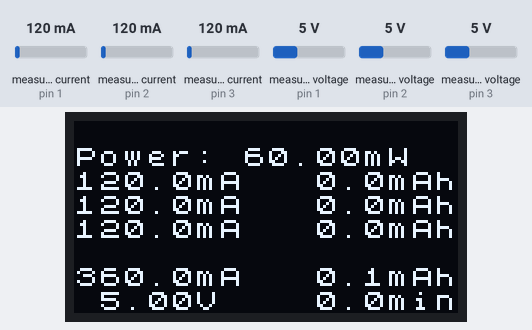
Recording of a sketch running on a simulated Arduino Uno, built with avr-gcc and run on an emulated ATmega328P. Shown: 128×64 one-colour display. Inputs (shaded band) come from the test bench; at power-on: measured current (sensors on pin 1, pin 2, pin 3) 120 mA, measured voltage (sensors on pin 1, pin 2, pin 3) 5 V.

Above: at 1.2 s.
1.3 s: measured current (sensor on pin 1) set to 500 mA
At 2.45 s:
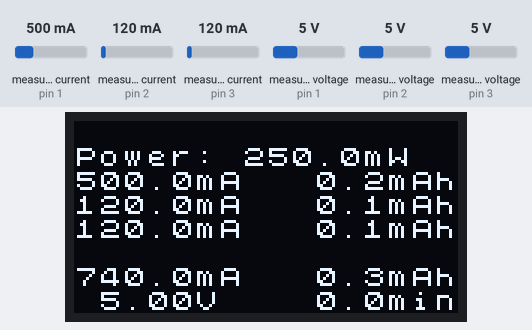
2.9 s: measured current (sensor on pin 2) set to 40 mA
At 3.9 s:
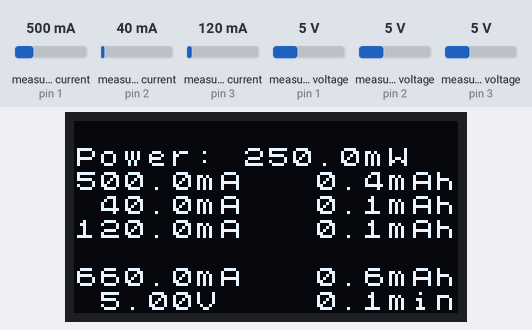
5.0 s: measured current (sensor on pin 3) set to 40 mA
At 6.8 s:
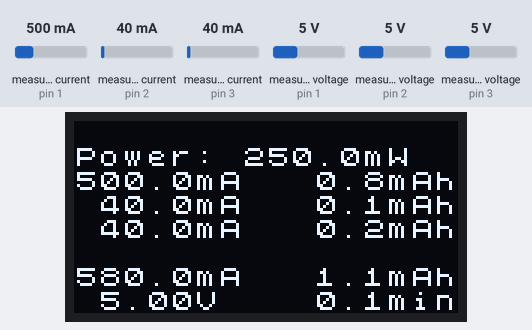
6.9 s: measured current (sensor on pin 1) set to 40 mA
At 8.6 s:
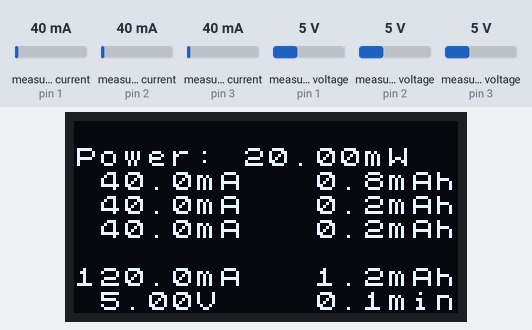
8.7 s: measured current (sensor on pin 2) set to 500 mA
At 10.5 s:
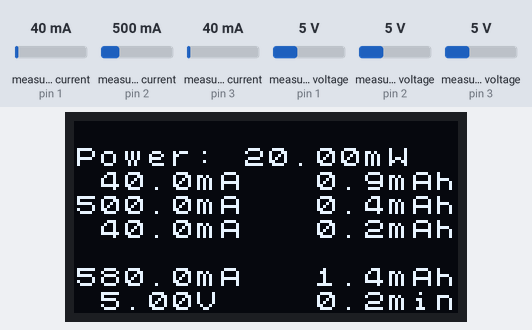
10.6 s: measured voltage (sensor on pin 1) set to 0.3 V
At 12.22 s:
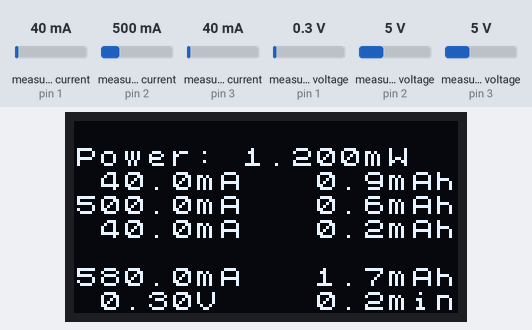
Timing chart, 0 to 13.4 s (numbered marks = the images above; inputs shaded):
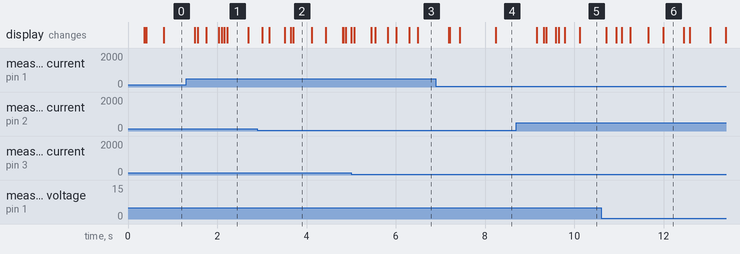

Measured:
- what the display in image 1 shows lasts 0.5 s, from 2.2 s to 2.7 s
- what the display in image 2 shows lasts 0.4 s, from 3.7 s to 4.1 s

The sketch:

power_meter.ino
```cpp
#include <SDL_Arduino_INA3221.h>

#include <Arduino.h>
#include <U8x8lib.h>

//#define DEBUG_MILLIS
//#define SERIAL_OUTPUT
// can only be used with enabled serial output
//#define DEBUG_INA3221

U8X8_SH1106_128X64_NONAME_HW_I2C u8x8(/* reset=*/ U8X8_PIN_NONE);

SDL_Arduino_INA3221 ina3221;
// the three channels of the INA3221 named for SunAirPlus Solar Power Controller channels (www.switchdoc.com)
const static int CHANNEL_1 = 1;
const static int CHANNEL_2 = 2;
const static int CHANNEL_3 = 3;

unsigned long current_millis = 0;
unsigned long last_refresh = 0;

unsigned long refresh_rate = 100;

// keep track of used mAh
float mAh_1 = 0;
float mAh_2 = 0;
float mAh_3 = 0;

void setup(void)
{

  #ifdef SERIAL_OUTPUT
  Serial.begin(115200);
  #endif
  ina3221.begin();

  u8x8.begin();
  u8x8.setFont(u8x8_font_chroma48medium8_r);
}

void loop(void)
{
  // needed variables to calculate consumption over time
  current_millis = millis();
  unsigned long actual_millis = current_millis - last_refresh;
  last_refresh = current_millis;

  // get values from ina3221
  float busvoltage1 = ina3221.getBusVoltage_V(CHANNEL_1);
  float shuntvoltage1 = ina3221.getShuntVoltage_mV(CHANNEL_1);
  float current_mA1 = ina3221.getCurrent_mA(CHANNEL_1);
  float loadvoltage1 = busvoltage1 + (shuntvoltage1 / 1000);

  float busvoltage2 = ina3221.getBusVoltage_V(CHANNEL_2);
  float shuntvoltage2 = ina3221.getShuntVoltage_mV(CHANNEL_2);
  float current_mA2 = ina3221.getCurrent_mA(CHANNEL_2);
  float loadvoltage2 = busvoltage2 + (shuntvoltage2 / 1000);

  float busvoltage3 = ina3221.getBusVoltage_V(CHANNEL_3);
  float shuntvoltage3 = ina3221.getShuntVoltage_mV(CHANNEL_3);
  float current_mA3 = ina3221.getCurrent_mA(CHANNEL_3);
  float loadvoltage3 = busvoltage3 + (shuntvoltage3 / 1000);

  /*
     Calculate consumption of all channels in mAh
     Our interval is in milliseconds --> 3600*1000
  */
  float part_of_hour = 3600000 / actual_millis ;
  mAh_1 += current_mA1 / part_of_hour;
  mAh_2 += current_mA2 / part_of_hour;
  mAh_3 += current_mA3 / part_of_hour;

  /*
    Begin drawing to display.
   */
  u8x8.drawString(0,1,"Power: ");
  const char power[8];
  dtostrf(busvoltage1*shuntvoltage1, 3, 2, power);
  u8x8.drawString(7, 1, power);
  u8x8.drawString(12, 1, "mW");

  print_consumption_line(current_mA1, mAh_1, 2);
  print_consumption_line(current_mA2, mAh_2, 3);
  print_consumption_line(current_mA3, mAh_3, 4);

  // global consumption
  print_consumption_line(current_mA1+current_mA2+current_mA3, mAh_1+mAh_2+mAh_3, 6);

  // last line with voltage and time
  // for me all outputs are provided with same voltage
  const char voltage[6];
  dtostrf(busvoltage1, 5, 2, voltage);
  u8x8.drawString(0, 7, voltage);
  u8x8.drawString(5, 7, "V");

  float runtime_minutes = float(current_millis)/1000/60;
  const char runtime_minutes_char[6];
  dtostrf(runtime_minutes, 4, 1, runtime_minutes_char);
  u8x8.drawString(9, 7, runtime_minutes_char);
  u8x8.drawString(13, 7, "min");

  // debug millis refresh rate
  #ifdef DEBUG_MILLIS
  u8x8.drawString(0, 5, "Millis: ");
  u8x8.setCursor(9, 5);
  u8x8.print(actual_millis);
  #endif

  // debug serial output
  #ifdef SERIAL_OUTPUT
  Serial.println("------------------------------");
  Serial.print("Current epoch: "); Serial.print(current_millis); Serial.print(" : "); Serial.print(runtime_minutes); Serial.println(" min");
  Serial.print("Actual Millis: "); Serial.println(actual_millis);
  serial_print_channel(busvoltage1, shuntvoltage1, loadvoltage1, current_mA1, mAh_1, "CHANNEL_1");
  serial_print_channel(busvoltage2, shuntvoltage2, loadvoltage2, current_mA2, mAh_2, "CHANNEL_2");
  serial_print_channel(busvoltage3, shuntvoltage3, loadvoltage3, current_mA3, mAh_3, "CHANNEL_3");
  #endif

  delay(refresh_rate);
}

void print_consumption_line(float mA, float mAh, int row)
{
  const char mA_char[8];
  dtostrf(mA, 5, 1, mA_char);
  u8x8.drawString(0, row, mA_char);
  u8x8.drawString(5, row, "mA");

  const char mAh_char[8];
  dtostrf(mAh, 5, 1, mAh_char);
  u8x8.drawString(8, row, mAh_char);
  u8x8.drawString(13, row, "mAh");
}

void serial_print_channel(float busvoltage, float shuntvoltage, float loadvoltage, float current, float consumption, char* channel_name)
{
  Serial.print(channel_name); Serial.print(" BusVoltage:  "); Serial.print(busvoltage); Serial.println(" V");
  #ifdef DEBUG_INA3221
  Serial.print(channel_name); Serial.print(" ShuntVoltage:"); Serial.print(shuntvoltage); Serial.println(" mV");
  Serial.print(channel_name); Serial.print(" LoadVoltage: "); Serial.print(loadvoltage); Serial.println(" V");
  #endif
  Serial.print(channel_name); Serial.print(" Current:     "); Serial.print(current); Serial.println(" mA");
  Serial.print(channel_name); Serial.print(" Consumption: "); Serial.print(consumption); Serial.println(" mAh");
  Serial.println("");
}
```
